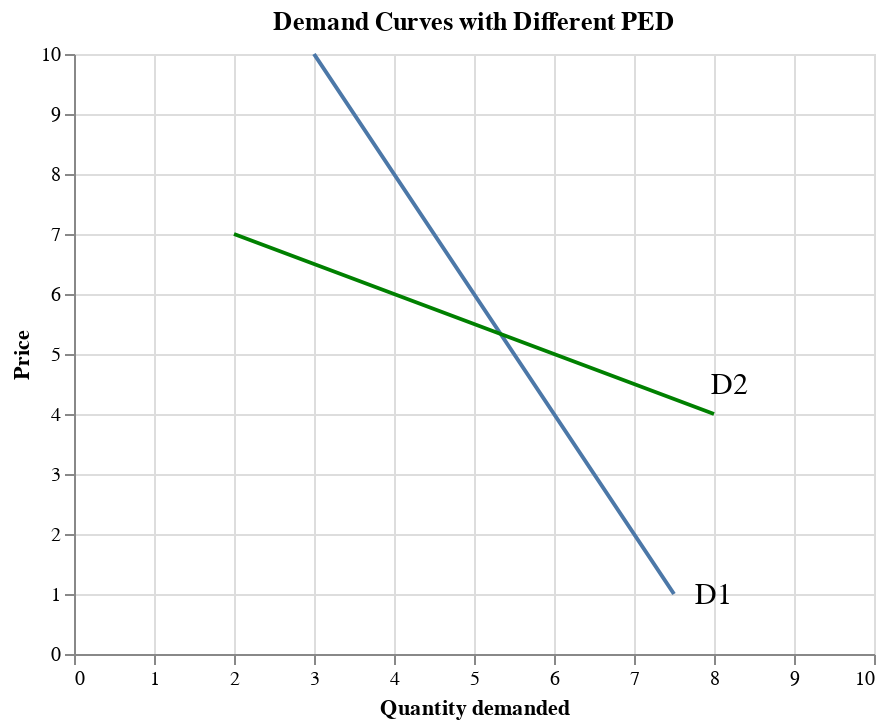

Here is the notebook cell this chart was saved with:
### Markdown cell above
The figure below compares the demand curves with different PED. D2 is relatively more elastic than D1 since a small change in price results in a greater change in the quantity demanded of D2.

### Code cell
import numpy as np

ar = np.array(list(range(10,0,-1)))
df = pd.DataFrame(data={'price': list(range(1,11)), 'q1': ar*2 - 6, 'q2': (ar+5)*0.5})

fig3 = alt.Chart(df).mark_line().encode(
    alt.X('q2', title='Quantity demanded', scale=alt.Scale(domain=[0,10]), axis=alt.Axis(tickCount=10)),
    alt.Y('price', title='Price',  axis=alt.Axis(tickCount=10)),
)

text1 = alt.Chart({'values':[{'x': 8, 'y': 1}]}).mark_text(
    text='D1',
    fontSize=15
).encode(x='x:Q', y='y:Q')

fig3 = fig3 + text1

df2 = df[(df.price > 3) & (df.price < 8)]

fig4 = alt.Chart(df2).mark_line(color='green').encode(
    alt.X('q1', title='Quantity demanded', scale=alt.Scale(domain=[0,10]), axis=alt.Axis(tickCount=10)),
    alt.Y('price', title='Price',  axis=alt.Axis(tickCount=10)),
)

text2 = alt.Chart({'values':[{'x': 8.2, 'y': 4.5}]}).mark_text(
    text='D2',
    fontSize=15
).encode(x='x:Q', y='y:Q')

fig4 = fig4 + text2

(fig3 + fig4).properties(title='Demand Curves with Different PED')

### Figure 1 — Vega-Lite specification as saved in the notebook (floating-point values rounded to 4 significant figures)
{"config": {"view": {"continuousWidth": 400, "continuousHeight": 300}}, "layer": [{"data": {"name": "data-3fb5aecaa9d1b245e3b4032a10ed55d3"}, "mark": "line", "encoding": {"x": {"type": "quantitative", "axis": {"tickCount": 10}, "field": "q2", "scale": {"domain": [0, 10]}, "title": "Quantity demanded"}, "y": {"type": "quantitative", "axis": {"tickCount": 10}, "field": "price", "title": "Price"}}}, {"data": {"name": "data-a31cdfc9b11a4d4f09231c00237c9355"}, "mark": {"type": "text", "fontSize": 15, "text": "D1"}, "encoding": {"x": {"type": "quantitative", "field": "x"}, "y": {"type": "quantitative", "field": "y"}}}, {"layer": [{"data": {"name": "data-c9545a5e142dc3c43f5aa945b1a1b76b"}, "mark": {"type": "line", "color": "green"}, "encoding": {"x": {"type": "quantitative", "axis": {"tickCount": 10}, "field": "q1", "scale": {"domain": [0, 10]}, "title": "Quantity demanded"}, "y": {"type": "quantitative", "axis": {"tickCount": 10}, "field": "price", "title": "Price"}}}, {"data": {"name": "data-d4e58af0e99bf15f7d0f4c828638b35e"}, "mark": {"type": "text", "fontSize": 15, "text": "D2"}, "encoding": {"x": {"type": "quantitative", "field": "x"}, "y": {"type": "quantitative", "field": "y"}}}]}], "title": "Demand Curves with Different PED", "$schema": "https://vega.github.io/schema/vega-lite/v4.8.1.json", "datasets": {"data-3fb5aecaa9d1b245e3b4032a10ed55d3": [{"price": 1, "q1": 14, "q2": 7.5}, {"price": 2, "q1": 12, "q2": 7.0}, {"price": 3, "q1": 10, "q2": 6.5}, {"price": 4, "q1": 8, "q2": 6.0}, {"price": 5, "q1": 6, "q2": 5.5}, {"price": 6, "q1": 4, "q2": 5.0}, {"price": 7, "q1": 2, "q2": 4.5}, {"price": 8, "q1": 0, "q2": 4.0}, {"price": 9, "q1": -2, "q2": 3.5}, {"price": 10, "q1": -4, "q2": 3.0}], "data-a31cdfc9b11a4d4f09231c00237c9355": [{"x": 8, "y": 1}], "data-c9545a5e142dc3c43f5aa945b1a1b76b": [{"price": 4, "q1": 8, "q2": 6.0}, {"price": 5, "q1": 6, "q2": 5.5}, {"price": 6, "q1": 4, "q2": 5.0}, {"price": 7, "q1": 2, "q2": 4.5}], "data-d4e58af0e99bf15f7d0f4c828638b35e": [{"x": 8.2, "y": 4.5}]}}
